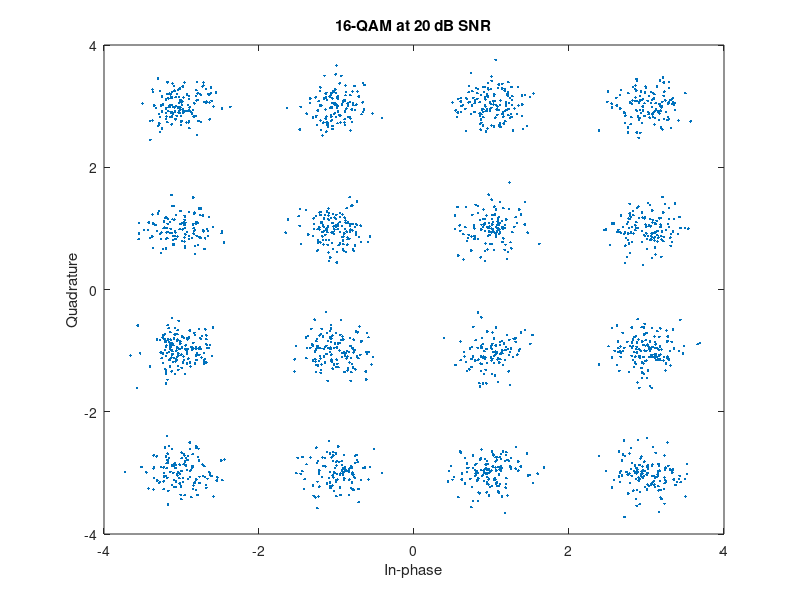

MATLAB code to generate this figure:
% 16-QAM: map random symbols, add noise, plot the received constellation
M = 16;
symbols = randi([0 M-1], 2000, 1);
tx = qammod(symbols, M);

snr_db = 20;
noise_power = mean(abs(tx).^2) / 10^(snr_db/10);
rx = tx + sqrt(noise_power/2) * (randn(size(tx)) + 1i*randn(size(tx)));

evm = 100 * sqrt(mean(abs(rx - tx).^2) / mean(abs(tx).^2));
fprintf('Symbols: %d at %d dB SNR\n', numel(rx), snr_db);
fprintf('Error vector magnitude: %.1f%%\n', evm);
scatterplot(rx);
title('16-QAM at 20 dB SNR');
xlabel('In-phase');
ylabel('Quadrature');
